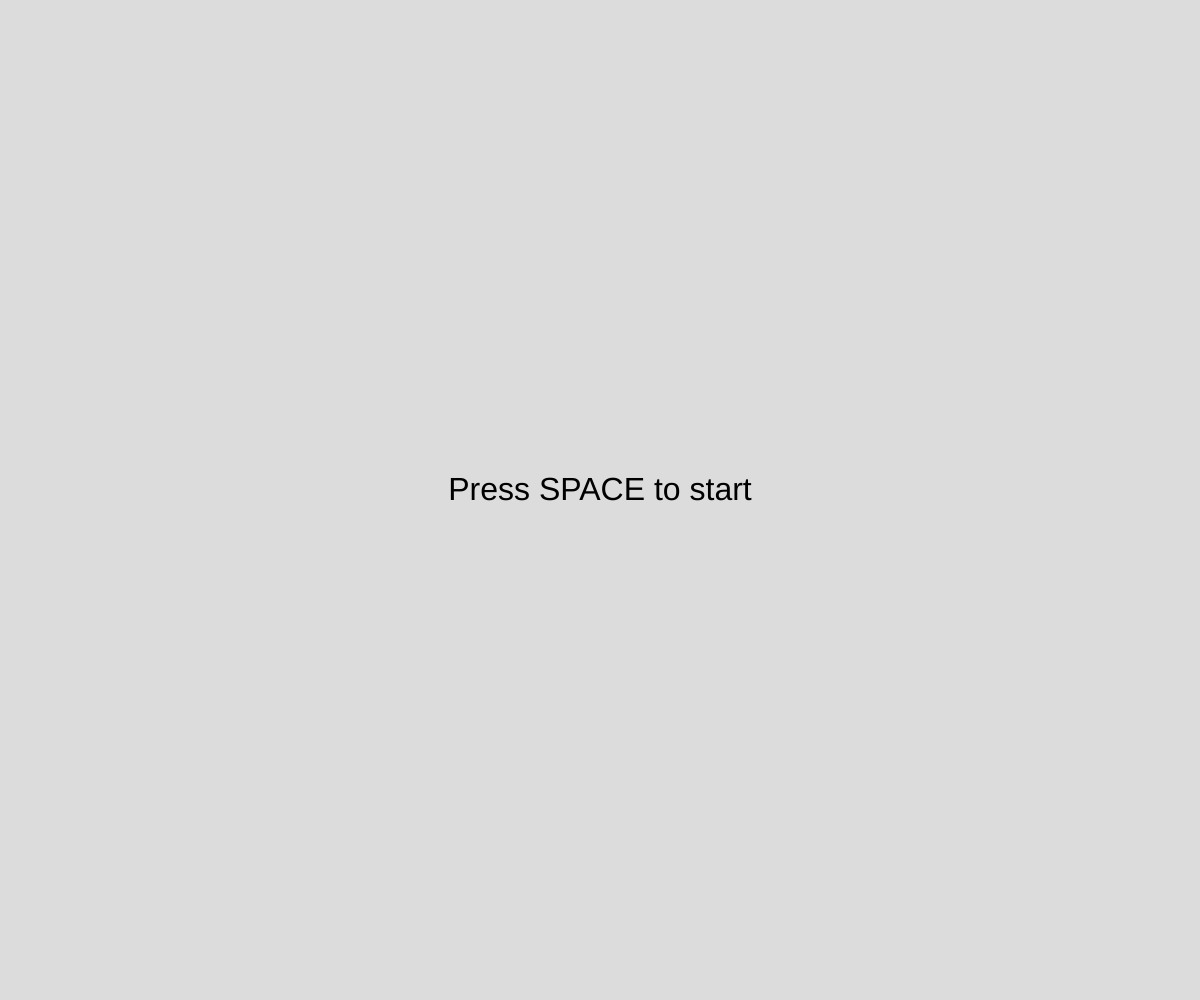
Frame 1 (no input)
Frame 60 (no input): identical to frame 1, image omitted
Frame 120 (the mouse pressed at the canvas centre since frame 60): identical to frame 1, image omitted

The p5.js sketch that drew this single still picture (run headless with seeded random() and noise() and a simulated clock; from frame 60 on, the mouse is pressed at the canvas centre):

// p5.js sketch
// ── sketch.js
//This was used to understand the switch statement
//https://developer.mozilla.org/en-US/docs/Web/JavaScript/Reference/Statements/switch

// Game state constants
const STATE_START = 0;
const STATE_PLAYING = 1;
const STATE_GAME_OVER = 2;

let gameState; //Variable used to switch and compare the states of the game.

// Background stars variables
let starX = [];
let starY = [];
let starAlpha = [];

// Rocket properties
let rocketX, rocketY;
let rocketSize;
let rocketSpeedX, rocketSpeedY;
let rocketAccelerationX, rocketAccelerationY;
let gravity;
let maxSpeedY;

// Landing pad properties
let padX, padY, padWidth, padHeight;

// Variables for fuel
let fuel;
let fuelMax;
let fuelConsumption;

function setup() {
  let cnv = createCanvas(windowWidth, windowHeight);
  cnv.style("display", "block");
  textAlign(CENTER);
  frameRate(30);

  //Background stars

  for (let i = 0; i < 300; i++) {
    const x = Math.floor(Math.random() * width);
    const y = Math.floor(Math.random() * height);
    const alpha = Math.random();

    starX.push(x);
    starY.push(y);
    starAlpha.push(alpha);
  }

  //This was used to understand gravity and acceleration
  //https://editor.p5js.org/hosken/sketches/-mKtTzLUU

  // Initialize game state and rocket properties
  gameState = STATE_START;
  rocketX = width / 2;
  rocketY = 50;
  rocketSize = 95;
  rocketSpeedX = 0;
  rocketSpeedY = 0;
  rocketAccelerationX = 0;
  rocketAccelerationY = 0;
  gravity = 0.05;
  maxSpeedY = 10;

  // Initialize landing pad
  padX = width / 2 - 50;
  padY = height - 50;
  padWidth = 100;
  padHeight = 10;

  // Initialize fuel variables
  fuel = fuelMax = 300;
  fuelConsumption = 1;
}

function draw() {
  background(220);

  switch (gameState) {
    case STATE_START:
      // Display start screen
      textSize(32);
      fill(0);
      text("Press SPACE to start", width / 2, height / 2);
      break;

    case STATE_PLAYING:
      // Apply acceleration to the rocket
      if (keyIsDown(UP_ARROW) && fuel > 0) {
        rocketAccelerationY = -0.1;
        fuel -= fuelConsumption;
      } else {
        rocketAccelerationY = 0;
      }
      if (keyIsDown(LEFT_ARROW)) {
        rocketAccelerationX = -0.1;
      } else if (keyIsDown(RIGHT_ARROW)) {
        rocketAccelerationX = 0.1;
      } else {
        rocketAccelerationX = 0;
      }
      rocketSpeedX += rocketAccelerationX;
      rocketSpeedY += rocketAccelerationY;

      // Update rocket position based on speed and gravity
      rocketSpeedY += gravity;
      rocketSpeedY = min(rocketSpeedY, maxSpeedY); // Limit maximum falling speed
      rocketX += rocketSpeedX;
      rocketY += rocketSpeedY;

      //Draw night sky - Credits https://www.youtube.com/watch?v=kISBKRn-6_I&t=295s&ab_channel=Garrit
      push();
      noStroke();
      background(0);
      for (let index in starX) {
        fill(255, 255, 255, Math.abs(Math.sin(starAlpha[index])) * 255);
        ellipse(starX[index], starY[index], 3);
        starAlpha[index] += 0.02;
      }
      pop();

      // Draw the rocket
      //Rocket Body
      fill(253, 218, 13);
      ellipse(rocketX, rocketY, 30, 70);
      //Rocket Head
      beginShape();
      curveVertex(rocketX - 10, rocketY - 25);
      curveVertex(rocketX + 10, rocketY - 25);
      endShape(CLOSE);
      //Rocket Bottom
      fill(153, 25, 33);
      quad(
        rocketX - 10,
        rocketY + 28,
        rocketX - 10,
        rocketY + 35,
        rocketX + 10,
        rocketY + 35,
        rocketX + 10,
        rocketY + 28
      );
      //Rocket Window
      fill(203, 253, 255);
      ellipse(rocketX, rocketY - 5, 15);
      //Rocket Front Leg
      fill(203, 25, 33);
      ellipse(rocketX, rocketY + 30, 10, 35);
      //Rocket Left Leg
      fill(203, 25, 33);
      quad(
        rocketX - 13,
        rocketY + 15,
        rocketX - 25,
        rocketY + 20,
        rocketX - 25,
        rocketY + 30,
        rocketX - 13,
        rocketY + 20
      );
      arc(rocketX - 25, rocketY + 30, 10, 35, HALF_PI, (3 * PI) / 2, CHORD);
      //Rocket Right Leg
      quad(
        rocketX + 13,
        rocketY + 15,
        rocketX + 25,
        rocketY + 20,
        rocketX + 25,
        rocketY + 30,
        rocketX + 13,
        rocketY + 20
      );
      arc(rocketX + 25, rocketY + 30, 10, 35, (3 * PI) / 2, HALF_PI, CHORD);

      // Draw the landing pad
      fill(220);
      rect(padX, padY, padWidth, padHeight, 5);
      fill(255, 0, 0);
      noStroke();
      //Draw the lights of the landing pad. I used multiples of 7 for the X position of the lights.
      ellipse(padX + 7, padY + 5, 6);
      ellipse(padX + 21, padY + 5, 6);
      ellipse(padX + 35, padY + 5, 6);
      ellipse(padX + 49, padY + 5, 6);
      ellipse(padX + 63, padY + 5, 6);
      ellipse(padX + 77, padY + 5, 6);
      ellipse(padX + 91, padY + 5, 6);

      //Write the fuel amount in units
      textAlign(LEFT, TOP);
      textSize(14);
      stroke(0);
      fill(255);
      text("Fuel: " + fuel + " units", 20, 20);

      //Write the speed in px/s
      textAlign(RIGHT, CENTER);
      textSize(14);
      stroke(0);
      fill(255);
      text(
        "Vertical Speed: " + round(rocketSpeedY * 5) + " m/s",
        width - 50,
        30
      );

      // Check if rocket hits the landing pad
      if (
        rocketY + rocketSize / 2 >= padY &&
        rocketY + rocketSize / 2 <= padY + padHeight &&
        rocketX >= padX &&
        rocketX <= padX + padWidth
      ) {
        // Rocket has landed on the pad
        if (rocketSpeedY <= 5) {
          // Successful landing
          textSize(32);
          textAlign(CENTER, CENTER);
          fill(0, 255, 0);
          text("SUCCESSFUL LANDING", width / 2, height / 2);

          // Stop the rocket from moving
          rocketSpeedX = 0;
          rocketSpeedY = 0;
          rocketAccelerationX = 0;
          rocketAccelerationY = 0;

          // Update game state
          gameState = STATE_GAME_OVER;
          noLoop();
        } else {
          // Failed landing
          textSize(32);
          textAlign(CENTER, CENTER);
          fill(255, 0, 0);
          text("FAIL! You Crashed", width / 2, height / 2);

          // Update game state
          gameState = STATE_GAME_OVER;
          noLoop();
        }
      }

      // https://www.youtube.com/watch?v=LO3Awjn_gyU&ab_channel=TheCodingTrain
      // This was used to understand how to limit the bounds.
      // Check if rocket goes out of bounds
      if (
        rocketX + rocketSize / 2 < 0 ||
        rocketX - rocketSize / 2 > width ||
        rocketY - rocketSize / 2 > height
      ) {
        // Rocket went out of bounds
        textSize(32);
        textAlign(CENTER, CENTER);
        fill(255, 0, 0);
        text("OUT OF BOUNDS", width / 2, height / 2);

        // Update game state
        gameState = STATE_GAME_OVER;
        noLoop();
      }

      // Out of fuel case
      if (fuel <= 0) {
        textSize(32);
        textAlign(CENTER, CENTER);
        fill(255, 0, 0);
        text("OUT OF FUEL", width / 2, height / 2);

        // Update game state
        gameState = STATE_GAME_OVER;
        noLoop();
      }

      if (gameState === STATE_GAME_OVER) {
        // Display game over screen
        textSize(24);
        fill(255);
        text("Press ENTER to restart", width / 2, height / 2 + 50);
      }
  }
}

function keyPressed() {
  if (gameState === STATE_START && key === " ") {
    // Start the game
    gameState = STATE_PLAYING;
  } else if (gameState === STATE_GAME_OVER && keyCode === ENTER) {
    // Restart the game
    resetGame();
  }
}

function resetGame() {
  // Reset Rocket variables
  rocketX = width / 2;
  rocketY = 50;
  rocketSpeedX = 0;
  rocketSpeedY = 0;
  rocketAccelerationX = 0;
  rocketAccelerationY = 0;

  // Reset fuel
  fuel = fuelMax;

  // Reset game state
  gameState = STATE_START;
  loop();
}

function windowResized() {
  resizeCanvas(windowWidth, windowHeight);
}
